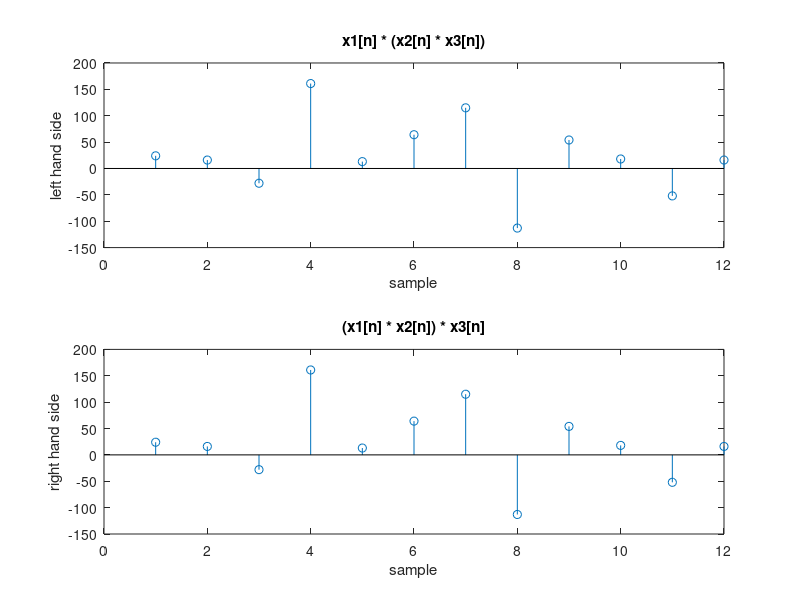
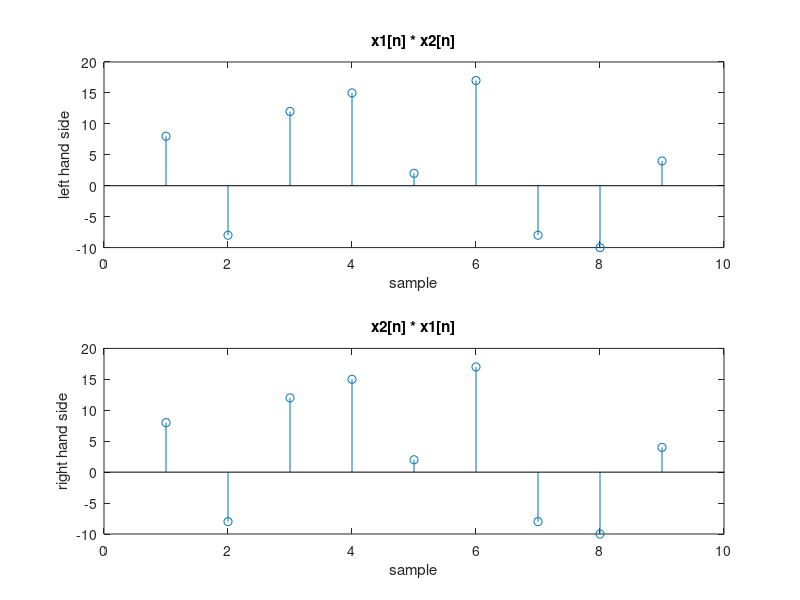

These charts were generated, in order, by the following MATLAB code:
clc;
clear all;
close all;
%given signal x1 
x1 = [2 -3 3 4 -2];
%given signal x2
x2 = [4 2 3 1 -2];
%given signal x3
x3 = [3 5 -3 4];
%verify: x1[n] * (x2[n] * x3[n]) = (x1[n] * x2[n]) * x3[n]  
%taking left hand side 
%convolving x2 and x3
c1= conv(x2,x3);
%convolving x1 and c1
left = conv(x1,c1);
%taking right hand side
%convloving x1 with x2
c2 = conv(x1,x2);
%now convoving c2 with x3
right = conv(c2,x3);

%Lets plot to prove all this
%Plotting LHS
subplot(2,1,1)
stem(left);
xlabel('sample');
ylabel('left hand side');
title('x1[n] * (x2[n] * x3[n])');

%Plotting RHS
subplot(2,1,2)
stem(right);
xlabel('sample');
ylabel('right hand side');
title('(x1[n] * x2[n]) * x3[n]');


%Now let us verify x1[n] * x2[n]= x2[n] * x1[n] 
%convolving x1 and x2
lhand = conv(x1,x2);
%now right hanf side
rhand = conv(x2,x1);

%Let us Plot left hand side
figure
subplot(2,1,1)
stem(lhand);
xlabel('sample');
ylabel('left hand side');
title('x1[n] * x2[n]');

%Let us Plot right hand side
subplot(2,1,2)
stem(rhand);
xlabel('sample');
ylabel('right hand side');
title('x2[n] * x1[n]');
